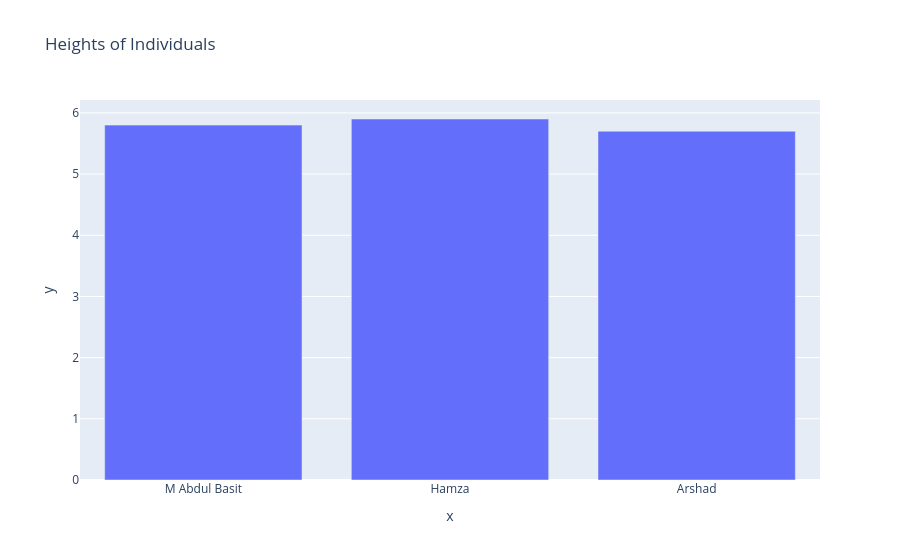

This figure's notebook cell:
### Code cell
names = ['M Abdul Basit', 'Hamza', 'Arshad']
heights = [5.8, 5.9, 5.7]

# create a plot (line plot)
fig = px.bar(x=names, y=heights, title='Heights of Individuals')

# show the figure
fig.show()

# save the plot in png file
fig.write_image('./outputs/01_barplot.png')

# save as standalone html file
fig.write_html('./outputs/01_barplot.html')

### Figure 1 — Plotly figure (JSON) as saved in the notebook; plotly's stock layout.template omitted (floating-point values rounded to 4 significant figures)
{"data": [{"hovertemplate": "x=%{x}<br>y=%{y}<extra></extra>", "legendgroup": "", "marker": {"color": "#636efa", "pattern": {"shape": ""}}, "name": "", "orientation": "v", "showlegend": false, "textposition": "auto", "type": "bar", "x": ["M Abdul Basit", "Hamza", "Arshad"], "xaxis": "x", "y": [5.8, 5.9, 5.7], "yaxis": "y"}], "layout": {"barmode": "relative", "legend": {"tracegroupgap": 0}, "title": {"text": "Heights of Individuals"}, "xaxis": {"anchor": "y", "domain": [0, 1], "title": {"text": "x"}}, "yaxis": {"anchor": "x", "domain": [0, 1], "title": {"text": "y"}}}}
